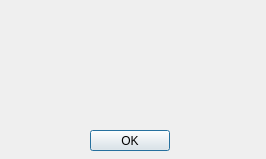
<?xml version="1.0" encoding="UTF-8"?>
<ui version="4.0">
 <class>ErrorWindow</class>
 <widget class="QDialog" name="ErrorWindow">
  <property name="geometry">
   <rect>
    <x>0</x>
    <y>0</y>
    <width>266</width>
    <height>159</height>
   </rect>
  </property>
  <property name="windowTitle">
   <string>Error</string>
  </property>
  <widget class="QLabel" name="errorLabel">
   <property name="geometry">
    <rect>
     <x>40</x>
     <y>20</y>
     <width>181</width>
     <height>81</height>
    </rect>
   </property>
   <property name="text">
    <string/>
   </property>
  </widget>
  <widget class="QPushButton" name="okButton">
   <property name="geometry">
    <rect>
     <x>90</x>
     <y>130</y>
     <width>80</width>
     <height>21</height>
    </rect>
   </property>
   <property name="text">
    <string>OK</string>
   </property>
  </widget>
 </widget>
 <resources/>
 <connections/>
</ui>
